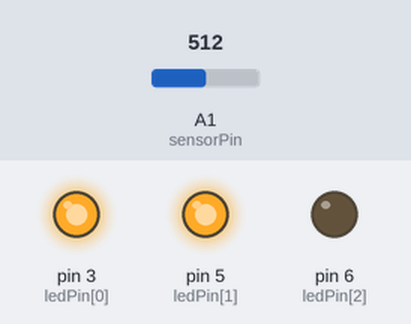
This sketch was run on a simulated Arduino Uno, built with avr-gcc and run on an emulated ATmega328P. Shown: output pins drawn as LEDs (lit = HIGH). The test bench sets the inputs (shaded band); at power-on: A1 (sensorPin) = 512.

Above: at 1.3 s.
1.4 s: A1 (sensorPin) set to 490
At 2.2 s:
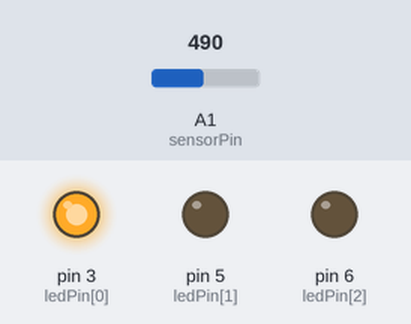
3.0 s: A1 (sensorPin) set to 265
4.5 s: A1 (sensorPin) set to 241
At 5.7 s:
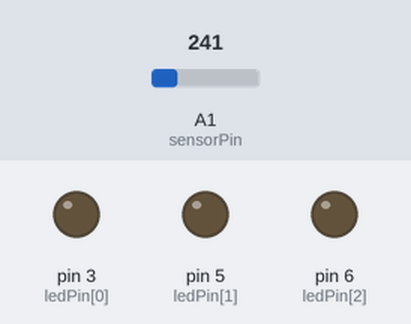
6.0 s: A1 (sensorPin) set to 760
At 6.9 s:
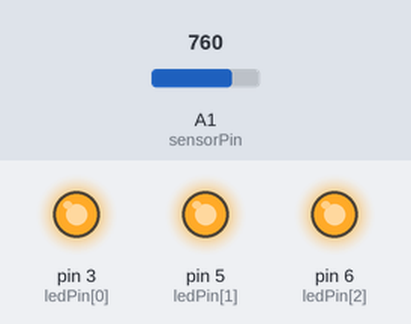
7.5 s: A1 (sensorPin) set to 741
At 8.1 s:
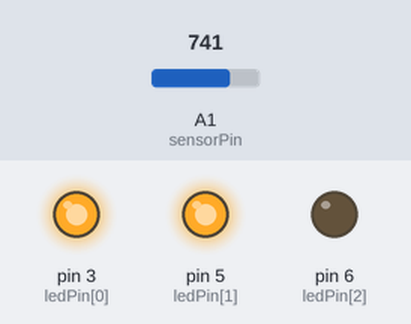
9.0 s: A1 (sensorPin) set to 900
At 10.4 s:
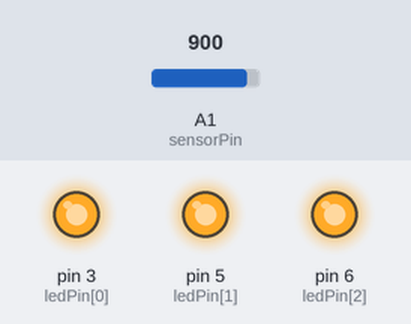
Timing chart, 0 to 11.5 s (numbered marks = the images above; inputs shaded):
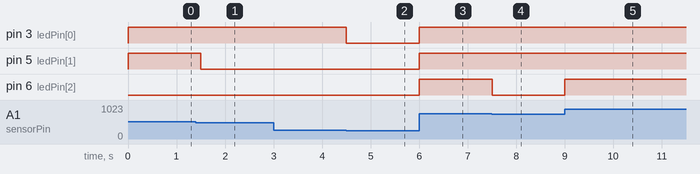

The sketch:

project_9-5.ino
```cpp
const int ledPin[3] = { 3, 5, 6 };
const int sensorPin = A1;

int sensorout;

void setup() {

  for ( int i = 0 ; i <= 2 ; i++)
  {
    pinMode(ledPin[i], OUTPUT);
  }

}

void loop() {
  sensorout = analogRead(sensorPin);

  if ( sensorout <= 250 ) {
    for ( int i = 0 ; i <= 2 ; i ++ )
    {
      digitalWrite(ledPin[i], LOW);
    }

  }
  else if ( sensorout <= 500 ) {

    digitalWrite(ledPin[0], HIGH);
    digitalWrite(ledPin[1], LOW);
    digitalWrite(ledPin[2], LOW);

  }
  else if ( sensorout <= 750 ) {

    digitalWrite(ledPin[0], HIGH);
    digitalWrite(ledPin[1], HIGH);
    digitalWrite(ledPin[2], LOW);

  }
  else if ( sensorout <= 1023 ) {

    digitalWrite(ledPin[0], HIGH);
    digitalWrite(ledPin[1], HIGH);
    digitalWrite(ledPin[2], HIGH);

  }
  delay(500);

}
```

Measured:
- the behaviour switches between 501 and 500 on A1 (sensorPin) (found by bisection; images 0 and 1)
- the behaviour switches between 251 and 250 on A1 (sensorPin) (found by bisection; images 1 and 2)
- the behaviour switches between 751 and 750 on A1 (sensorPin) (found by bisection; images 3 and 4)
- after the input at 1.4 s, pin 5 (ledPin[1]): HIGH → LOW after 0.10 s
- after the input at 3.0 s, every drawn part: stays the same
- after the input at 4.5 s, pin 3 (ledPin[0]): HIGH → LOW at once
- after the input at 6.0 s, pin 3 (ledPin[0]), pin 5 (ledPin[1]), pin 6 (ledPin[2]): LOW → HIGH at once
- after the input at 7.5 s, pin 6 (ledPin[2]): HIGH → LOW at once
- after the input at 9.0 s, pin 6 (ledPin[2]): LOW → HIGH at once
